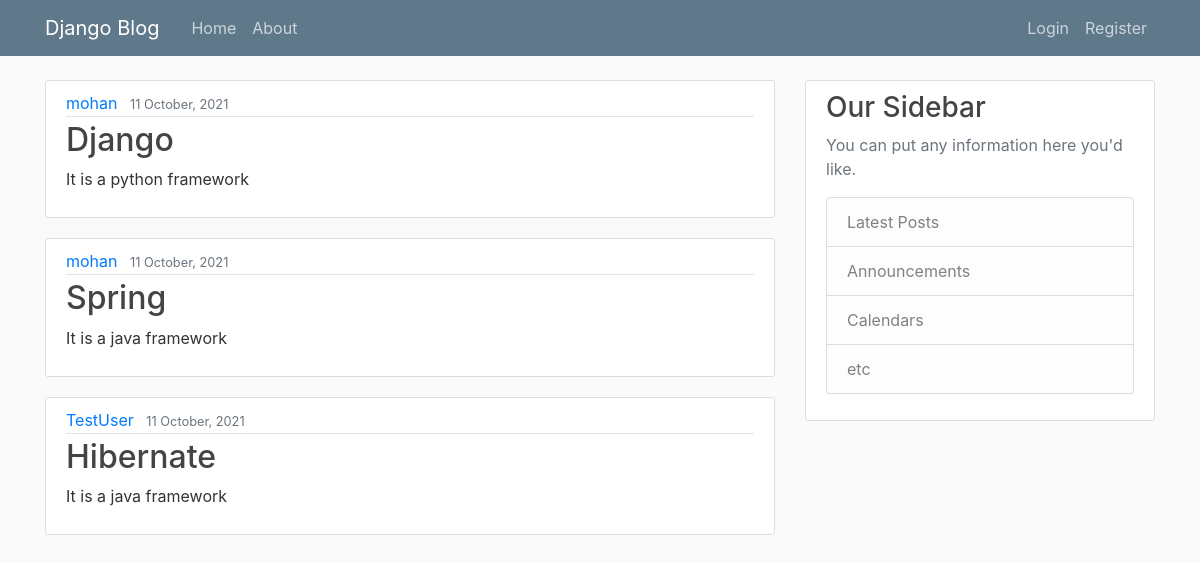
The page / on the database its author committed.
### blog/models.py (models this page shows, shortened)
class Post(models.Model):
	title=models.CharField(max_length=100)
	content=models.TextField()
	date_posted=models.DateTimeField(default=timezone.now)
	author=models.ForeignKey(User, on_delete=models.CASCADE)

### blog/views.py (the view)
# urls.py: path('',views.home,name='blog-home'),
def home(request):
	context={
	'posts':Post.objects.all()
	}
	return render(request,'blog/home.html',context)

### blog/templates/blog/home.html
{% extends 'blog/base.html'%}
{% block content %}
	{% for post in posts %}
		<article class="media content-section">
		  <div class="media-body">
		    <div class="article-metadata">
		      <a class="mr-2" href="#">{{ post.author }}</a>
		      <small class="text-muted">{{ post.date_posted|date:"d F, Y" }}</small>
		    </div>
		    <h2><a class="article-title" href="#">{{ post.title }}</a></h2>
		    <p class="article-content">{{ post.content }}</p>
		  </div>
		</article>
	{% endfor %}
{% endblock %}

### blog/templates/blog/base.html (shortened to what this page needs)
{% load static %}
<!DOCTYPE html>
<html>
<head>
    <link rel="stylesheet" href="https://maxcdn.bootstrapcdn.com/bootstrap/4.0.0/css/bootstrap.min.css">
    <link rel="stylesheet" type="text/css" href="{% static 'blog/main.css' %}">
</head>
<body>
	<header class="site-header">
  <nav class="navbar navbar-expand-md navbar-dark bg-steel fixed-top">
    <div class="container">
      <a class="navbar-brand mr-4" href="/">Django Blog</a>
      <div class="collapse navbar-collapse" id="navbarToggle">
        <div class="navbar-nav mr-auto">
          <a class="nav-item nav-link" href="{% url 'blog-home' %}">Home</a>
          <a class="nav-item nav-link" href="{% url 'blog-about' %}">About</a>
        </div>
        <div class="navbar-nav">
          {% if user.is_authenticated %}
            <a class="nav-item nav-link" href="{% url 'profile' %}">Profile</a>
            <a class="nav-item nav-link" href="{% url 'logout' %}">Logout</a>
          {% else %}
            <a class="nav-item nav-link" href="{% url 'login' %}">Login</a>
            <a class="nav-item nav-link" href="{% url 'register' %}">Register</a>
          {% endif %}
        </div>
      </div>
    </div>
  </nav>
</header>
	<main role="main" class="container">
  <div class="row">
    <div class="col-md-8">
      {% block content %}{% endblock %}
    </div>
    <div class="col-md-4">
      <div class="content-section">
        <h3>Our Sidebar</h3>
        <p class='text-muted'>You can put any information here you'd like.
          <ul class="list-group">
            <li class="list-group-item list-group-item-light">Latest Posts</li>
            <li class="list-group-item list-group-item-light">Announcements</li>
            <li class="list-group-item list-group-item-light">Calendars</li>
            <li class="list-group-item list-group-item-light">etc</li>
          </ul>
        </p>
      </div>
    </div>
  </div>
</main>
</body>
</html>

### blog/static/blog/main.css (style rules this page uses)
body { background: #fafafa; color: #333333; margin-top: 5rem; }
h1, h2, h3, h4, h5, h6 { color: #444444; }
ul { margin: 0; }
.bg-steel { background-color: #5f788a; }
.site-header .navbar-nav .nav-link { color: #cbd5db; }
.content-section { background: #ffffff; padding: 10px 20px; border: 1px solid #dddddd; border-radius: 3px; margin-bottom: 20px; }
.article-title { color: #444444; }
.article-content { white-space: pre-line; }
.article-metadata { padding-bottom: 1px; margin-bottom: 4px; border-bottom: 1px solid #e3e3e3 }

### rows shown on the page
Post: author "mohan", date_posted "11 October, 2021", title "Django", content "It is a python framework"
Post: author "mohan", date_posted "11 October, 2021", title "Spring", content "It is a java framework"
Post: author "TestUser", date_posted "11 October, 2021", title "Hibernate", content "It is a java framework"
